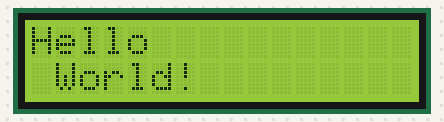
Recording of a program running on a simulated BBC micro:bit running MicroPython. On the bench: 16×2 character LCD. Library files of the repository ran but are not shown: mb_i2c_lcd1602.py.

Above: at 0.2 s.
At 1.2 s:
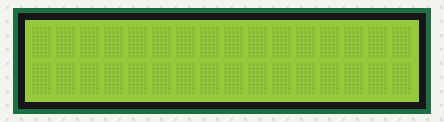
At 3.2 s:
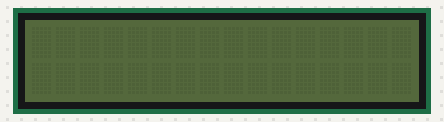

Measured:
- by itself, everything shown: repeats every 5.1 s, in 5 steps
- what the display in image 0 shows lasts 1.0 s, from 0.2 s to 1.2 s
- what the display in image 1 shows lasts 2.0 s, from 1.2 s to 3.2 s

The program:

lcd_demo.py
```python
# Adapted from:
# https://github.com/shaoziyang/microbit-lib/tree/master/lcd/I2C_LCD1602

from mb_i2c_lcd1602 import *

lcd=LCD1620()

while True:
    # Print to both lines of LCD
    lcd.puts('Hello', 0, 0)
    lcd.puts('World!', 1, 5)
    sleep(1000)
    # Clear screen
    lcd.clear()
    sleep(1000)
    # Turn backlight off and on again
    lcd.backlight(1)
    sleep(1000)
    lcd.backlight(0)
    sleep(1000)
    lcd.backlight(1)
    sleep(1000)
```
